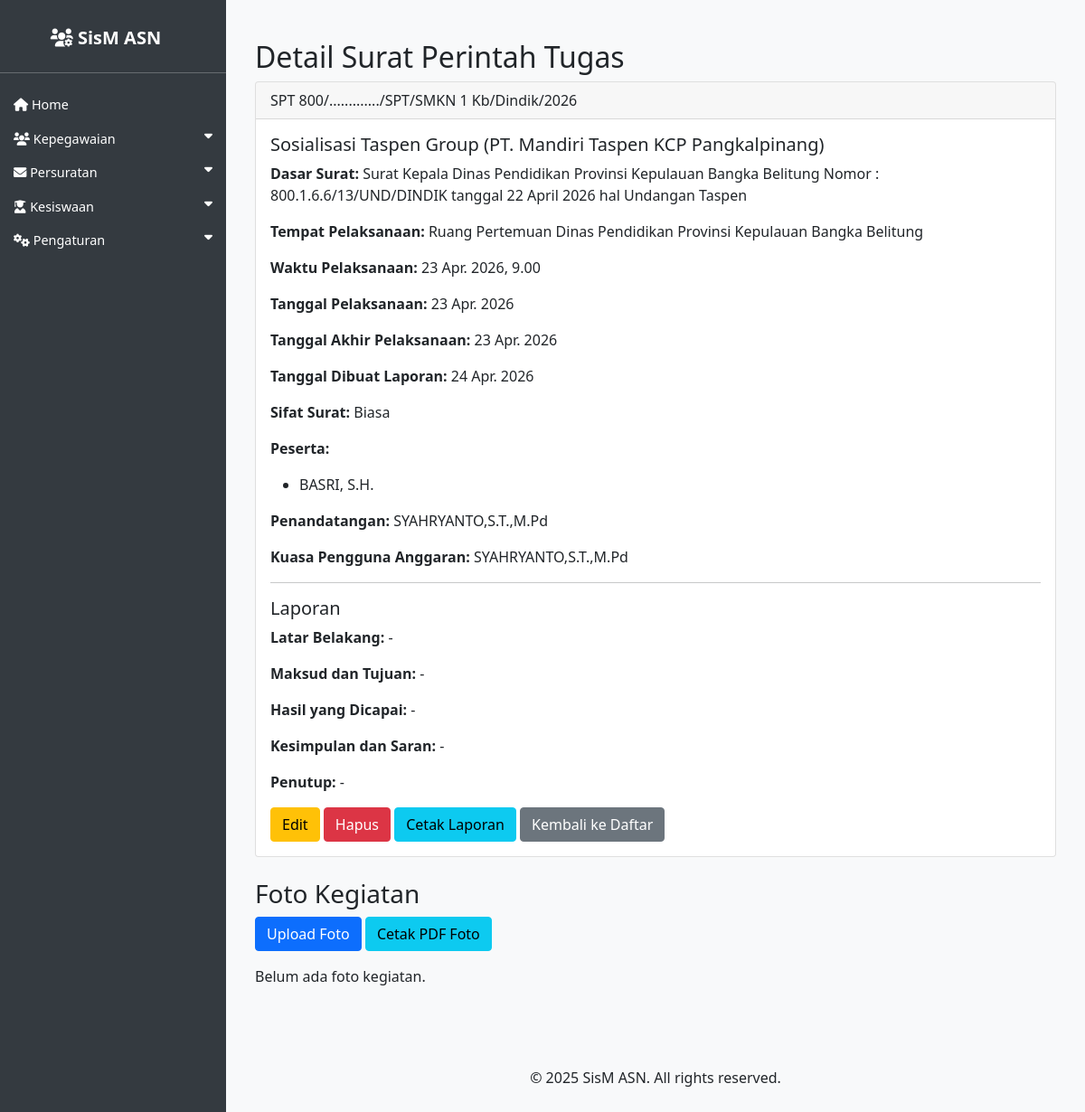
The page /asn/spt/4/ on the database as committed earlier.
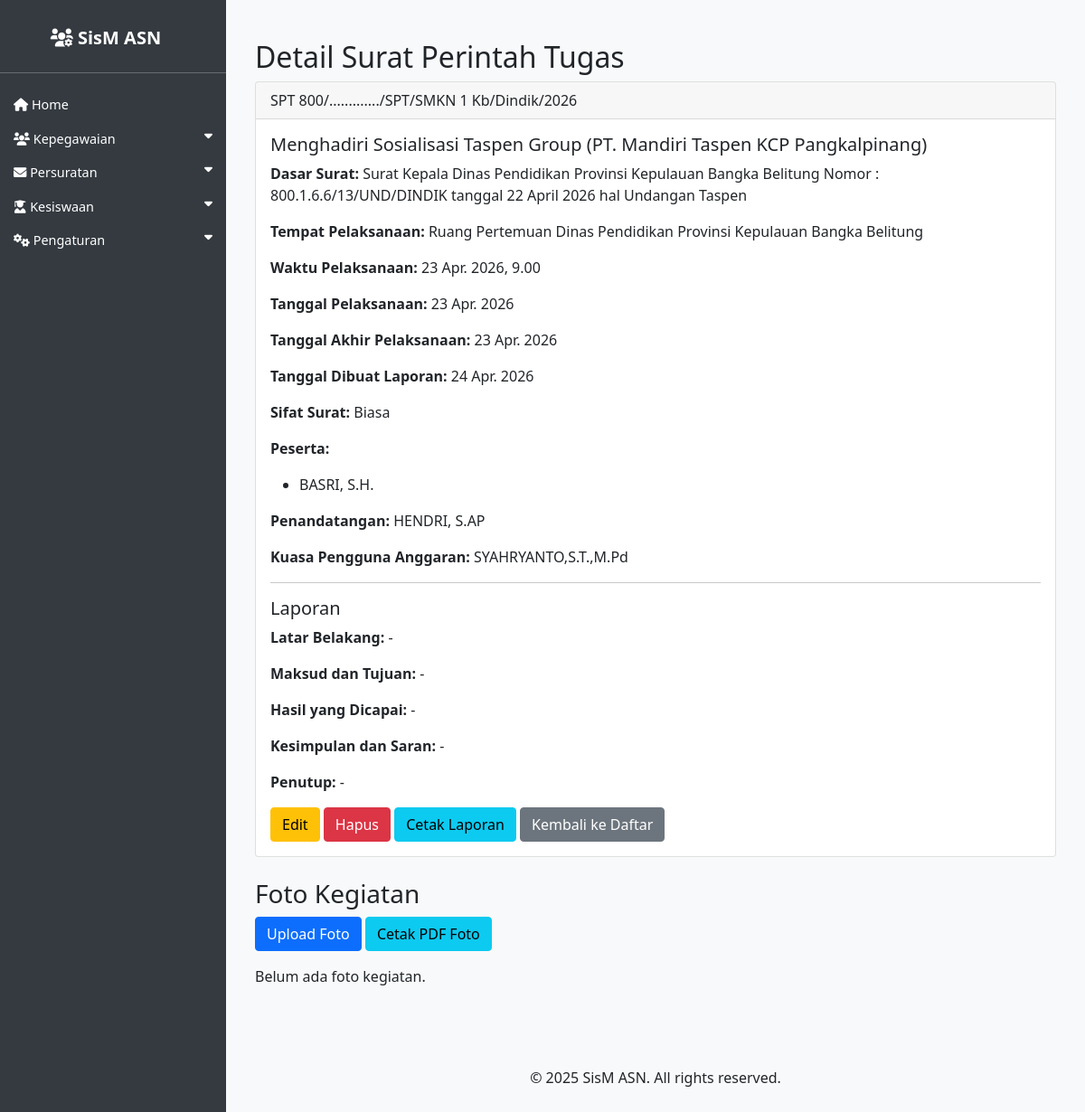
The same page on the database as committed later.
### asn_app/models.py (models this page shows, shortened)
class SuratPerintahTugas(models.Model):
    peserta = models.ManyToManyField(ASN, related_name='spt_peserta', verbose_name='Peserta')
    dasar_surat = models.TextField(verbose_name='Dasar Surat')
    nomor_spt = models.CharField(max_length=50, verbose_name='Nomor SPT')
    tempat_pelaksanaan = models.CharField(max_length=100, verbose_name='Tempat Pelaksanaan')
    waktu_pelaksanaan = models.DateTimeField(verbose_name='Waktu Pelaksanaan')
    tanggal_pelaksanaan = models.DateField(verbose_name='Tanggal Pelaksanaan')
    tanggal_akhir_pelaksanaan = models.DateField(verbose_name='Tanggal Akhir Pelaksanaan', null=True, blank=True)
    nama_kegiatan = models.CharField(max_length=200, verbose_name='Nama Kegiatan')
    tempat_ditetapkan = models.CharField(max_length=100, verbose_name='Tempat Ditetapkan')
    tanggal_ditetapkan = models.DateField(verbose_name='Tanggal Ditetapkan')
    penandatangan = models.ForeignKey(ASN, on_delete=models.SET_NULL, blank=True, null=True, related_name='spt_penandatangan', verbose_name='Penandatangan')
    kuasa_pengguna_anggaran = models.ForeignKey(ASN, on_delete=models.SET_NULL, blank=True, null=True, related_name='spt_kuasa_pengguna_anggaran', verbose_name='Kuasa Pengguna Anggaran')
    kop_surat = models.ForeignKey(KopSurat, on_delete=models.SET_NULL, blank=True, null=True, verbose_name='Kop Surat')
    latar_belakang = models.TextField(verbose_name='Latar Belakang', blank=True, null=True)
    maksud_dan_tujuan = models.TextField(verbose_name='Maksud dan Tujuan', blank=True, null=True)
    hasil_yang_dicapai = models.TextField(verbose_name='Hasil yang Dicapai', blank=True, null=True)
    kesimpulan_dan_saran = models.TextField(verbose_name='Kesimpulan dan Saran', blank=True, null=True)
    penutup = models.TextField(verbose_name='Penutup', blank=True, null=True)
    tanggal_dibuat_laporan = models.DateField(verbose_name='Tanggal Dibuat Laporan', blank=True, null=True)
    SIFAT_SURAT_CHOICES = [
        ('Biasa', 'Biasa'),
        ('Penting', 'Penting'),
        ('Rahasia', 'Rahasia'),
    ]
    sifat_surat = models.CharField(max_length=10, choices=SIFAT_SURAT_CHOICES, default='Biasa', verbose_name='Sifat Surat')
    created_at = models.DateTimeField(auto_now_add=True)
    updated_at = models.DateTimeField(auto_now=True)

class ASN(models.Model):
    JENIS_KELAMIN_CHOICES = [
        ('L', 'Laki-laki'),
        ('P', 'Perempuan'),
    ]
    AGAMA_CHOICES = [
        ('ISLAM', 'Islam'),
        ('KRISTEN', 'Kristen'),
        ('KATOLIK', 'Katolik'),
        ('HINDU', 'Hindu'),
        ('BUDDHA', 'Buddha'),
        ('KONGHUCU', 'Konghucu'),
    ]
    nip = models.CharField(max_length=18, unique=True, null=True, blank=True)
    nama = models.CharField(max_length=100)
    tempat_lahir = models.CharField(max_length=50)
    tanggal_lahir = models.DateField()
    jenis_kelamin = models.CharField(max_length=1, choices=JENIS_KELAMIN_CHOICES)
    agama = models.CharField(max_length=10, choices=AGAMA_CHOICES)
    alamat = models.TextField()
    email = models.EmailField()
    telepon = models.CharField(max_length=15)
    jabatan = models.CharField(max_length=100)
    pangkat = models.CharField(max_length=50)
    golongan = models.CharField(max_length=5)
    nama_istri_suami = models.CharField(max_length=100, blank=True, null=True, verbose_name='Nama Istri/Suami')
    unit_kerja = models.CharField(max_length=100)
    foto = models.ImageField(upload_to='asn_fotos/', blank=True, null=True)
    created_at = models.DateTimeField(auto_now_add=True)
    updated_at = models.DateTimeField(auto_now=True)

### asn_app/views.py (the view)
# urls.py: path('spt/<int:pk>/', views.spt_detail, name='spt_detail'),
def spt_detail(request, pk):
    spt = get_object_or_404(SuratPerintahTugas, pk=pk)
    fotos = spt.foto_kegiatan.all()
    return render(request, 'asn_app/spt_detail.html', {'spt': spt, 'fotos': fotos})

### asn_app/templates/asn_app/spt_detail.html
{% extends "asn_app/base.html" %}
{% block content %}
<div class="container mt-4">
    <h2>Detail Surat Perintah Tugas</h2>
    <div class="card">
        <div class="card-header">
            SPT {{ spt.nomor_spt }}
        </div>
        <div class="card-body">
            <h5 class="card-title">{{ spt.nama_kegiatan }}</h5>
            <p class="card-text"><strong>Dasar Surat:</strong> {{ spt.dasar_surat }}</p>
            <p class="card-text"><strong>Tempat Pelaksanaan:</strong> {{ spt.tempat_pelaksanaan }}</p>
            <p class="card-text"><strong>Waktu Pelaksanaan:</strong> {{ spt.waktu_pelaksanaan }}</p>
            <p class="card-text"><strong>Tanggal Pelaksanaan:</strong> {{ spt.tanggal_pelaksanaan }}</p>
            {% if spt.tanggal_akhir_pelaksanaan %}
            <p class="card-text"><strong>Tanggal Akhir Pelaksanaan:</strong> {{ spt.tanggal_akhir_pelaksanaan }}</p>
            {% endif %}
            <p class="card-text"><strong>Tanggal Dibuat Laporan:</strong> {{ spt.tanggal_dibuat_laporan|default:"-" }}</p>
            <p class="card-text"><strong>Sifat Surat:</strong> {{ spt.sifat_surat|default:"-" }}</p>
            <p class="card-text"><strong>Peserta:</strong></p>
            <ul>
                {% for p in spt.peserta.all %}
                <li>{{ p.nama }}</li>
                {% endfor %}
            </ul>
            <p class="card-text"><strong>Penandatangan:</strong> {{ spt.penandatangan.nama }}</p>
            {% if spt.kuasa_pengguna_anggaran %}
            <p class="card-text"><strong>Kuasa Pengguna Anggaran:</strong> {{ spt.kuasa_pengguna_anggaran.nama }}</p>
            {% endif %}
            <hr>
            <h5>Laporan</h5>
            <p class="card-text"><strong>Latar Belakang:</strong> {{ spt.latar_belakang|default:"-" }}</p>
            <p class="card-text"><strong>Maksud dan Tujuan:</strong> {{ spt.maksud_dan_tujuan|default:"-" }}</p>
            <p class="card-text"><strong>Hasil yang Dicapai:</strong> {{ spt.hasil_yang_dicapai|default:"-" }}</p>
            <p class="card-text"><strong>Kesimpulan dan Saran:</strong> {{ spt.kesimpulan_dan_saran|default:"-" }}</p>
            <p class="card-text"><strong>Penutup:</strong> {{ spt.penutup|default:"-" }}</p>
            <a href="{% url 'spt_update' spt.pk %}" class="btn btn-warning">Edit</a>
            <a href="{% url 'spt_delete' spt.pk %}" class="btn btn-danger">Hapus</a>
            <a href="{% url 'spt_laporan' spt.pk %}" class="btn btn-info">Cetak Laporan</a>
            <a href="{% url 'spt_list' %}" class="btn btn-secondary">Kembali ke Daftar</a>
        </div>
    </div>
    <div class="mt-4">
        <h3>Foto Kegiatan</h3>
        <a href="{% url 'upload_foto_kegiatan' spt.pk %}" class="btn btn-primary mb-3">Upload Foto</a>
        <a href="{% url 'cetak_foto_kegiatan_pdf' spt.pk %}" class="btn btn-info mb-3" target="_blank">Cetak PDF Foto</a>
        <div class="row">
            {% for foto in fotos %}
            <div class="col-md-4 mb-4">
                <div class="card">
                    <img src="{{ foto.foto.url }}" class="card-img-top" alt="{{ foto.keterangan }}">
                    <div class="card-body">
                        <p class="card-text">{{ foto.keterangan|default:"Tanpa keterangan" }}</p>
                        <form method="post" action="{% url 'delete_foto_kegiatan' foto.pk %}" onsubmit="return confirm('Apakah Anda yakin ingin menghapus foto ini?');">
                            {% csrf_token %}
                            <button type="submit" class="btn btn-danger btn-sm">Hapus</button>
                        </form>
                    </div>
                </div>
            </div>
            {% empty %}
            <p>Belum ada foto kegiatan.</p>
            {% endfor %}
        </div>
    </div>
</div>
{% endblock %}

Rows that differ between the two databases and show on the page:
changed SuratPerintahTugas "Ruang Pertemuan Dinas Pendidikan Provinsi Kepulauan Bangka Belitung": nama_kegiatan "Sosialisasi Taspen Group (PT. Mandiri Taspen KCP Pangkalpinang)" → "Menghadiri Sosialisasi Taspen Group (PT. Mandiri Taspen KCP Pangkalpinang)"; penandatangan.nama "SYAHRYANTO,S.T.,M.Pd" → "HENDRI, S.AP"
